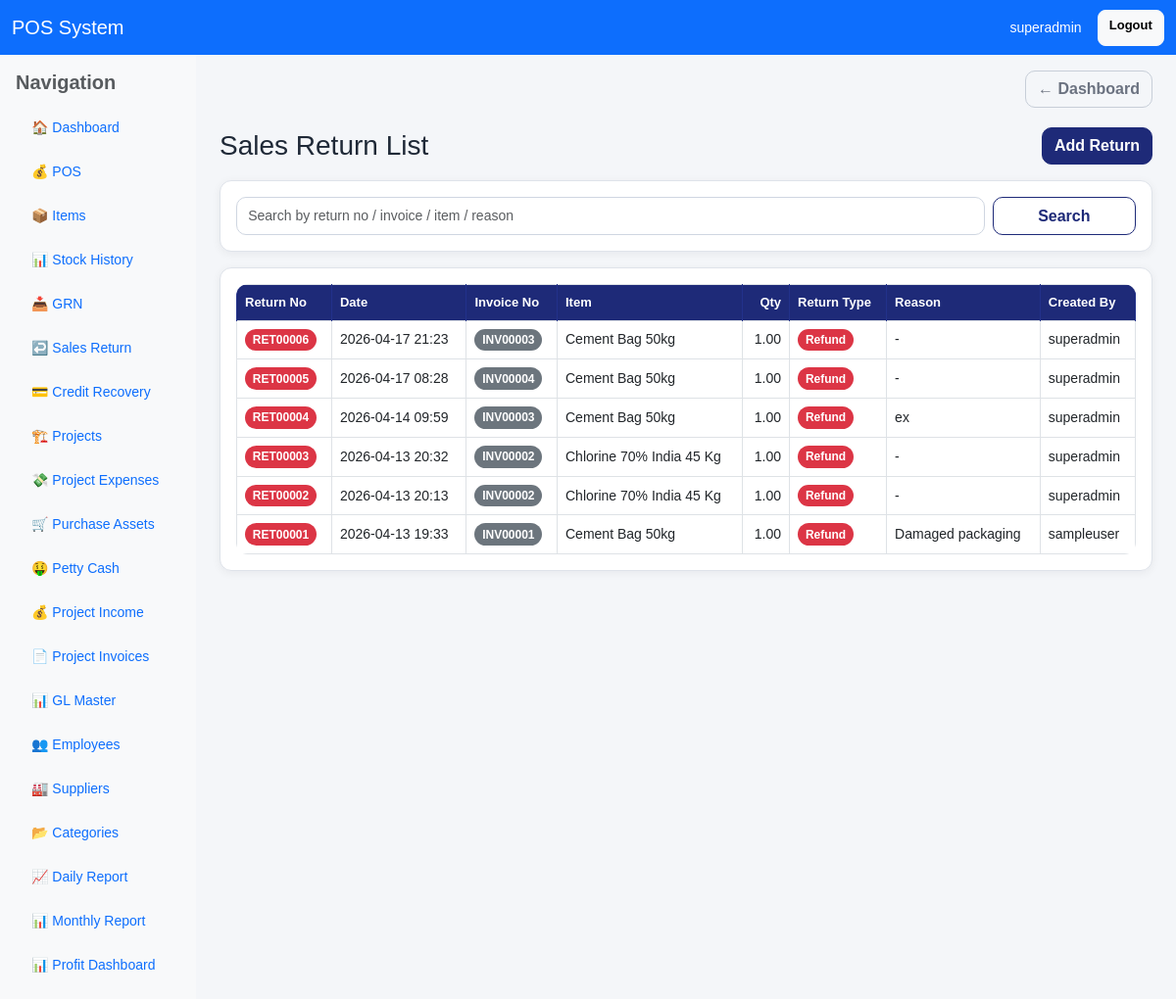
The page /sales-return-list/ (signed in) on the database as committed earlier.
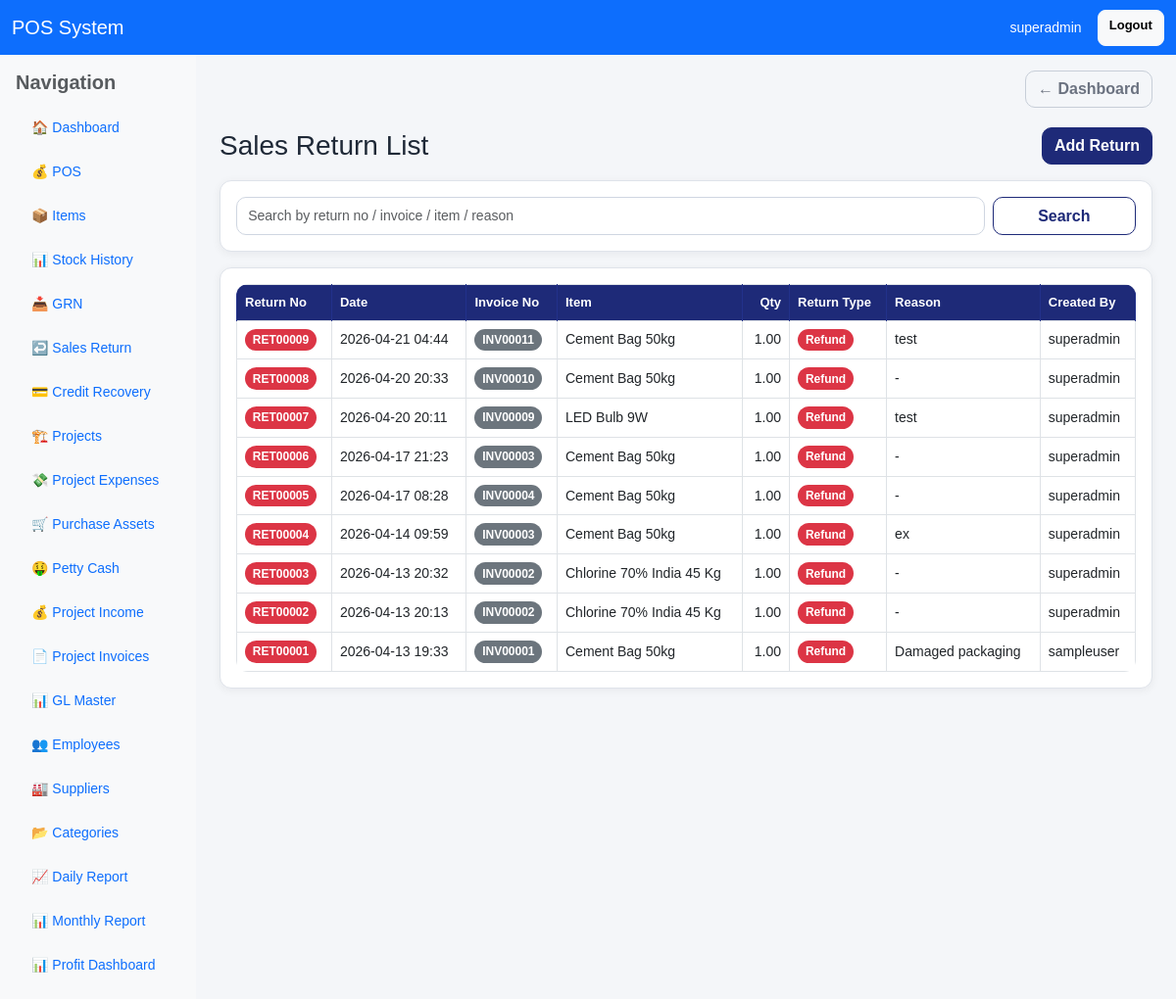
The same page on the database as committed later.
### pos/models.py (models this page shows, shortened)
class SalesReturn(models.Model):
    RETURN_TYPE_CHOICES = [
        ("refund", "Refund"),
        ("exchange", "Exchange"),
    ]
    return_no = models.CharField(max_length=50, unique=True)
    sale = models.ForeignKey(Sale, on_delete=models.CASCADE, related_name="returns")
    sale_item = models.ForeignKey(SaleItem, on_delete=models.CASCADE, related_name="returns")
    qty = models.DecimalField(max_digits=12, decimal_places=2, default=0)
    return_type = models.CharField(max_length=20, choices=RETURN_TYPE_CHOICES, default="refund")
    reason = models.TextField(blank=True, null=True)
    created_by = models.ForeignKey(User, on_delete=models.SET_NULL, null=True, blank=True)
    created_at = models.DateTimeField(auto_now_add=True)
    class Meta:
        ordering = ["-created_at", "-id"]
    @property
    def return_invoice_id(self):
        return self.sale.invoice_no if self.sale else ""

class Sale(models.Model):
    PAYMENT_METHODS = [
        ("cash", "Cash"),
        ("card", "Card"),
        ("credit", "Credit"),
    ]
    SALE_TYPE_CHOICES = [
        ("retail", "Retail Sale"),
        ("project_issue", "Project Issue"),
    ]
    APPROVAL_STATUS_CHOICES = [
        ("na", "Not Applicable"),
        ("pending", "Pending"),
        ("approved", "Approved"),
        ("rejected", "Rejected"),
    ]
    invoice_no = models.CharField(max_length=50, unique=True)
    total = models.DecimalField(max_digits=12, decimal_places=2, default=0)
    discount = models.DecimalField(max_digits=12, decimal_places=2, default=0)
    grand_total = models.DecimalField(max_digits=12, decimal_places=2, default=0)
    sale_type = models.CharField(max_length=20, choices=SALE_TYPE_CHOICES, default="retail")
    project = models.ForeignKey(
        "Project",
        on_delete=models.SET_NULL,
        null=True,
        blank=True,
        related_name="pos_sales"
    )
    approval_status = models.CharField(max_length=20, choices=APPROVAL_STATUS_CHOICES, default="na")
    approved_by = models.ForeignKey(
        User,
        on_delete=models.SET_NULL,
        null=True,
        blank=True,
        related_name="approved_sales"
    )
    approved_at = models.DateTimeField(null=True, blank=True)
    is_posted_to_project_expense = models.BooleanField(default=False)
    approval_note = models.TextField(blank=True, null=True)
    payment_method = models.CharField(max_length=20, choices=PAYMENT_METHODS, default="cash")
    received_amount = models.DecimalField(max_digits=12, decimal_places=2, null=True, blank=True)
    balance = models.DecimalField(max_digits=12, decimal_places=2, null=True, blank=True)
    card_last4 = models.CharField(max_length=4, blank=True, null=True)
    cheque_number = models.CharField(max_length=50, blank=True, null=True)
    customer_name = models.CharField(max_length=150, blank=True, null=True)
    customer_phone = models.CharField(max_length=20, blank=True, null=True)
    customer = models.ForeignKey(
        "Customer",
        on_delete=models.SET_NULL,
        null=True,
        blank=True,
        related_name="sales"
    )
    created_by = models.ForeignKey(User, on_delete=models.SET_NULL, null=True, blank=True)
    created_at = models.DateTimeField(auto_now_add=True)
    class Meta:
        ordering = ["-created_at"]

class SaleItem(models.Model):
    sale = models.ForeignKey(
        Sale,
        on_delete=models.CASCADE,
        related_name="sale_items"
    )
    item = models.ForeignKey(
        Item,
        on_delete=models.PROTECT
    )
    qty = models.DecimalField(max_digits=12, decimal_places=2, default=0)
    price = models.DecimalField(max_digits=12, decimal_places=2, default=0)
    discount = models.DecimalField(max_digits=12, decimal_places=2, default=0)
    amount = models.DecimalField(max_digits=12, decimal_places=2, default=0)
    net_amount = models.DecimalField(max_digits=12, decimal_places=2, default=0)
    class Meta:
        ordering = ["id"]

class Item(models.Model):
    ITEM_TYPE_CHOICES = [
        ("retail", "Retail"),
        ("project", "Project"),
        ("service", "Service"),
    ]
    item_code = models.CharField(max_length=50, unique=True)
    name = models.CharField(max_length=255)
    category = models.ForeignKey(
        "Category",
        on_delete=models.SET_NULL,
        null=True,
        blank=True
    )
    supplier = models.ForeignKey(
        "Supplier",
        on_delete=models.SET_NULL,
        null=True,
        blank=True
    )
    unit = models.CharField(max_length=30, default="pcs")
    cost_price = models.DecimalField(max_digits=12, decimal_places=2, default=0)
    selling_price = models.DecimalField(max_digits=12, decimal_places=2, default=0)
    stock = models.DecimalField(max_digits=12, decimal_places=2, default=0)
    purchase_date = models.DateField(blank=True, null=True)
    item_type = models.CharField(max_length=20, choices=ITEM_TYPE_CHOICES, default="retail")
    is_service = models.BooleanField(default=False)
    allow_discount = models.BooleanField(default=True)
    max_discount_value = models.DecimalField(max_digits=12, decimal_places=2, default=0)
    reorder_level = models.DecimalField(max_digits=12, decimal_places=2, default=0)
    warranty_days = models.PositiveIntegerField(default=0)
    retail_gl_account = models.ForeignKey(
        "GLMaster",
        on_delete=models.SET_NULL,
        null=True,
        blank=True,
        related_name="retail_items"
    )
    cost_gl_account = models.ForeignKey(
        "GLMaster",
        on_delete=models.SET_NULL,
        null=True,
        blank=True,
        related_name="cost_items"
    )
    is_active = models.BooleanField(default=True)
    updated_by = models.ForeignKey(
        User,
        on_delete=models.SET_NULL,
        null=True,
        blank=True,
        related_name="updated_items"
    )
    created_at = models.DateTimeField(auto_now_add=True)
    class Meta:
        ordering = ["name"]

### pos/views.py (the view, shortened to what this page needs)
# urls.py: path("sales-return-list/", views.sales_return_list, name="sales_return_list"),
@user_passes_test(can_use_pos)
def sales_return_list(request):
    query = request.GET.get("q", "").strip()
    returns = SalesReturn.objects.select_related(
        "sale", "sale_item", "sale_item__item", "created_by"
    ).order_by("-created_at", "-id")
    return render(request, "pos/sales_return_list.html", {
        "returns": returns,
        "query": query,
    })

### pos/views.py (called while the page is built)
def is_owner(user):
    return user.is_superuser or user.groups.filter(name__iexact="Owner").exists()

def can_use_pos(user):
    return is_owner(user) or is_cashier(user)

### pos/templates/pos/sales_return_list.html (shortened to what this page needs)
{% extends "base.html" %}
{% block content %}
<div class="d-flex justify-content-between align-items-center mb-3">
    <h3 class="page-title mb-0">Sales Return List</h3>
    <a href="{% url 'sales_return' %}" class="btn btn-primary">Add Return</a>
</div>
<div class="card card-soft mb-3">
    <div class="card-body">
        <form method="get" class="row g-2">
            <div class="col-md-10">
                <input type="text" name="q" value="{{ query }}" class="form-control"
                       placeholder="Search by return no / invoice / item / reason">
            </div>
            <div class="col-md-2 d-grid">
                <button type="submit" class="btn btn-outline-primary">Search</button>
            </div>
        </form>
    </div>
</div>
<div class="card card-soft">
    <div class="card-body">
        <div class="table-responsive">
            <table class="table table-bordered table-hover align-middle">
                <thead>
                    <tr>
                        <th>Return No</th>
                        <th>Date</th>
                        <th>Invoice No</th>
                        <th>Item</th>
                        <th class="text-end">Qty</th>
                        <th>Return Type</th>
                        <th>Reason</th>
                        <th>Created By</th>
                    </tr>
                </thead>
                <tbody>
                    {% for r in returns %}
                    <tr>
                        <td>
                            <span class="badge bg-danger">{{ r.return_no }}</span>
                        </td>
                        <td>{{ r.created_at|date:"Y-m-d H:i" }}</td>
                        <td>
                            <span class="badge bg-secondary">{{ r.return_invoice_id }}</span>
                        </td>
                        <td>{{ r.sale_item.item.name }}</td>
                        <td class="text-end">{{ r.qty }}</td>
                        <td>
                            {% if r.return_type == 'refund' %}
                                <span class="badge bg-danger">{{ r.get_return_type_display }}</span>
                            {% else %}
                                <span class="badge bg-warning">{{ r.get_return_type_display }}</span>
                            {% endif %}
                        </td>
                        <td>{{ r.reason|default:"-" }}</td>
                        <td>{{ r.created_by.username|default:"-" }}</td>
                    </tr>
                    {% empty %}
                    <tr>
                        <td colspan="8" class="text-center text-muted py-4">No sales returns found.</td>
                    </tr>
                    {% endfor %}
                </tbody>
            </table>
        </div>
    </div>
</div>
{% endblock %}

Rows that differ between the two databases and show on the page:
added SalesReturn: return_no "RET00009", created_at "2026-04-21 04:44", return_invoice_id "INV00011", sale_item.item.name "Cement Bag 50kg", qty "1.00", return_type "Refund", reason "test", created_by.username "superadmin"
added SalesReturn: return_no "RET00008", created_at "2026-04-20 20:33", return_invoice_id "INV00010", sale_item.item.name "Cement Bag 50kg", qty "1.00", return_type "Refund", reason "-", created_by.username "superadmin"
added SalesReturn: return_no "RET00007", created_at "2026-04-20 20:11", return_invoice_id "INV00009", sale_item.item.name "LED Bulb 9W", qty "1.00", return_type "Refund", reason "test", created_by.username "superadmin"
